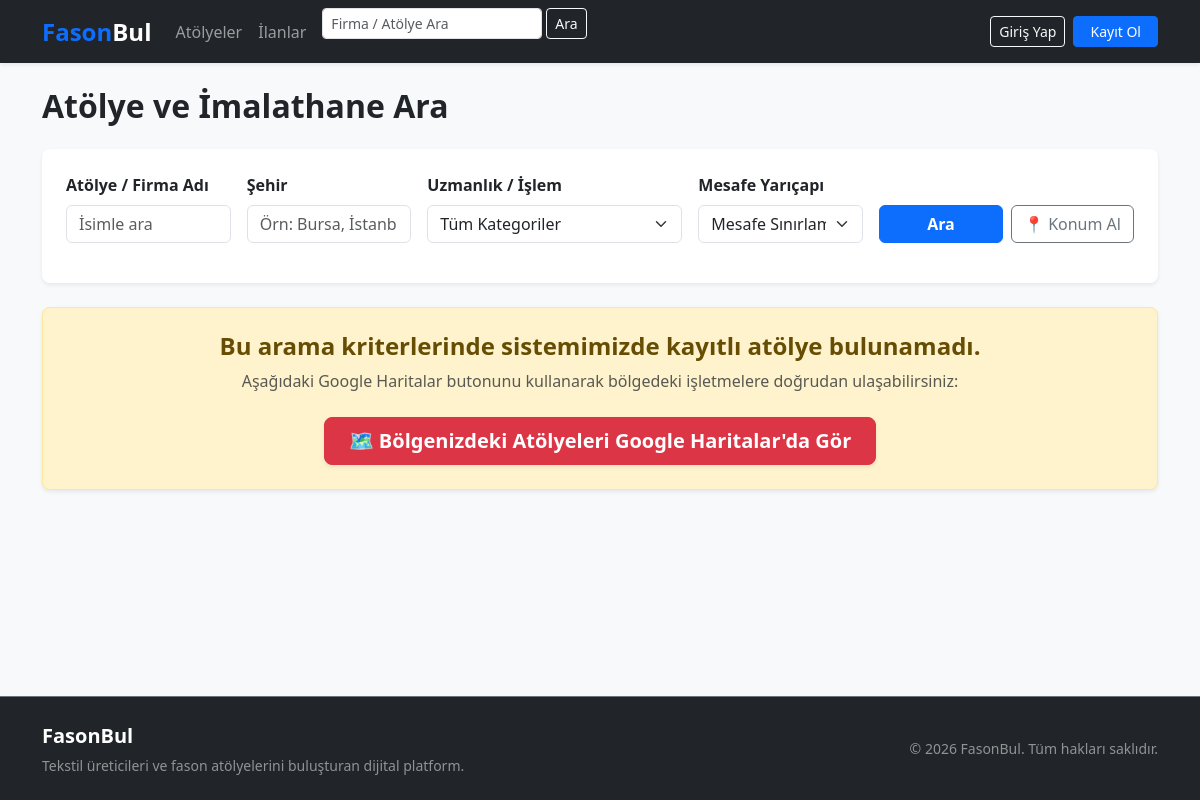
/atolye/, run on an earlier commit of the app's database.
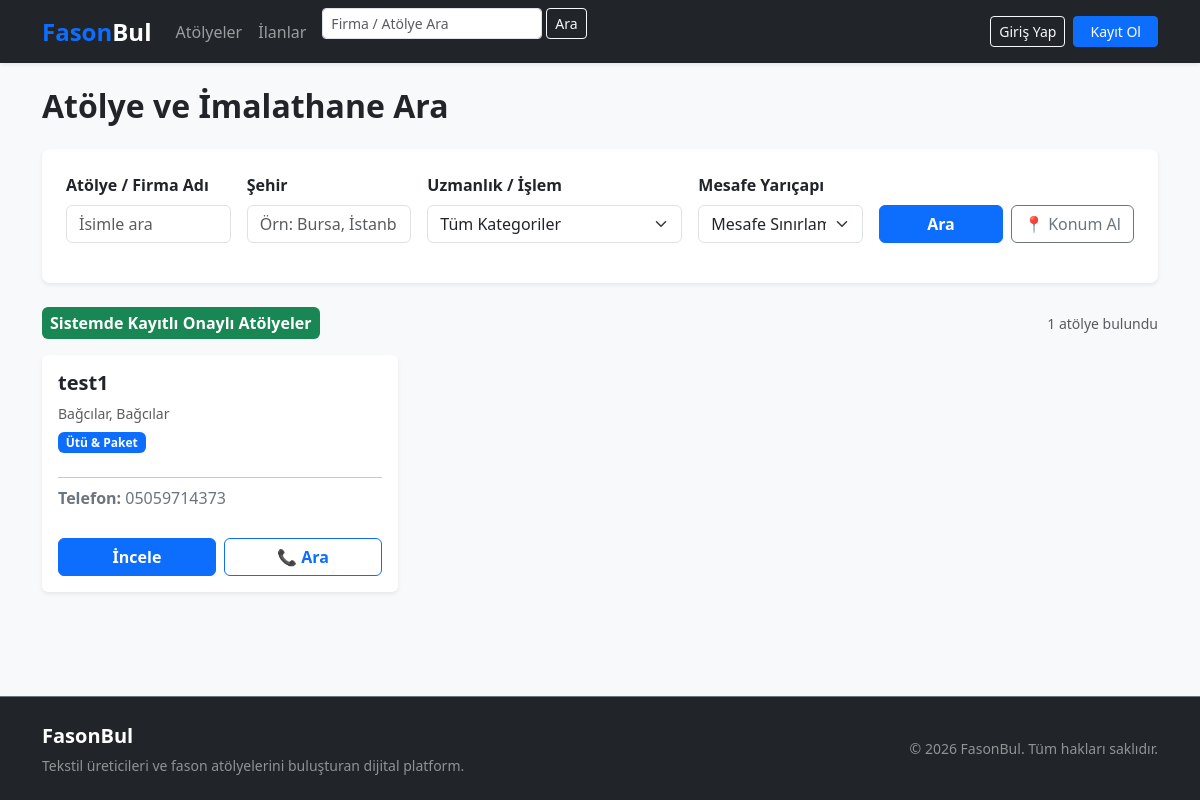
And on a later commit of the database.
### apps/workshop/models.py (models this page shows, shortened)
class Workshop(models.Model):
    CATEGORY_CHOICES = (
        ('orme', 'Örme'),
        ('dokuma', 'Dokuma'),
        ('kesim', 'Kesim / Fason Kesim'),
        ('utu_paket', 'Ütü & Paket'),
        ('baski_nakis', 'Baskı & Nakış'),
        ('diger', 'Diğer Fason İşler'),
    )
    owner = models.ForeignKey(
        settings.AUTH_USER_MODEL,
        on_delete=models.CASCADE,
        related_name='workshops',
        verbose_name="Atölye Sahibi"
    )
    title = models.CharField(max_length=200, verbose_name="Atölye / Firma Adı")
    category = models.CharField(
        max_length=50,
        choices=CATEGORY_CHOICES,
        default='orme',
        verbose_name="Kategori / Ne Yapıyor?"
    )
    phone = models.CharField(max_length=20, verbose_name="Telefon Numarası")
    city = models.CharField(max_length=100, verbose_name="İl")
    district = models.CharField(max_length=100, verbose_name="İlçe")
    address = models.TextField(blank=True, null=True, verbose_name="Açık Adres")
    latitude = models.FloatField(null=True, blank=True, verbose_name="Enlem (Lat)")
    longitude = models.FloatField(null=True, blank=True, verbose_name="Boylam (Lng)")
    capacity = models.CharField(max_length=100, blank=True, null=True, verbose_name="Aylık Kapasite (Parça)")
    email = models.EmailField(blank=True, null=True, verbose_name="E-posta Adresi")
    employee_count = models.PositiveIntegerField(blank=True, null=True, verbose_name="Çalışan Sayısı")
    daily_capacity = models.PositiveIntegerField(blank=True, null=True, verbose_name="Günlük Üretim Kapasitesi (Adet)")
    description = models.TextField(blank=True, null=True, verbose_name="Atölye Açıklaması / Uzmanlık Alanları")
    logo = models.ImageField(upload_to="workshops/logos/", blank=True, null=True, verbose_name="Atölye Logosu")
    cover_image = models.ImageField(upload_to="workshops/covers/", blank=True, null=True, verbose_name="Kapak Görseli")
    created_at = models.DateTimeField(auto_now_add=True, verbose_name="Kayıt Tarihi")
    class Meta:
        verbose_name = "Atölye"
        verbose_name_plural = "Atölyeler"
        ordering = ['-created_at']

### apps/workshop/views.py (the view, shortened to what this page needs)
# urls.py: path('', views.workshop_search_view, name='list'),
def workshop_search_view(request):
    workshops = Workshop.objects.all()
    search_query = request.GET.get('q', '')
    selected_city = request.GET.get('city', '')
    selected_category = request.GET.get('category', '')
    selected_distance = request.GET.get('distance', '')
    user_lat = request.GET.get('user_lat')
    user_lng = request.GET.get('user_lng')
    if search_query:
        workshops = workshops.filter(title__icontains=search_query)
    if selected_city:
        workshops = workshops.filter(city__icontains=selected_city)
    if selected_category:
        workshops = workshops.filter(category=selected_category)
    workshops = list(workshops)
    google_maps_search_url = None
    if not workshops:
        query = f"{selected_city or 'Türkiye'} fason atölyesi"
        google_maps_search_url = f"https://www.google.com/maps/search/?api=1&query={quote(query)}"
    context = {
        'workshops': workshops,
        'search_query': search_query,
        'selected_city': selected_city,
        'selected_category': selected_category,
        'selected_distance': selected_distance,
        'category_choices': Workshop.CATEGORY_CHOICES,
        'google_maps_search_url': google_maps_search_url,
        'external_workshops': None,
    }
    return render(request, 'workshop/list.html', context)

### templates/workshop/list.html (shortened to what the changed rows need)
{% extends 'base.html' %}
{% block content %}
<div class="container py-4">
    <h2 class="fw-bold mb-4 text-dark">Atölye ve İmalathane Ara</h2>
    <div class="row">
        {% if workshops %}
            <div class="col-12 mb-3 d-flex align-items-center justify-content-between">
                <span class="badge bg-success fs-6 p-2">Sistemde Kayıtlı Onaylı Atölyeler</span>
                <small class="text-muted">{{ workshops|length }} atölye bulundu</small>
            </div>
            {% for ws in workshops %}
                <div class="col-md-6 col-lg-4 mb-4">
                    <div class="card h-100 shadow-sm border-0">
                        <div class="card-body">
                            <div class="d-flex justify-content-between align-items-start mb-2">
                                <h5 class="card-title fw-bold text-dark mb-0">{{ ws.title }}</h5>
                            </div>
                            <p class="text-muted small mb-2"> {{ ws.district }}, {{ ws.city }}</p>
                            <span class="badge bg-primary mb-3">{{ ws.get_category_display }}</span>
                            <hr class="my-2">
                            <p class="mb-1 text-secondary"><strong>Telefon:</strong> {{ ws.phone }}</p>
                        </div>
                        <div class="card-footer bg-transparent border-0 pb-3 d-flex gap-2">
                            <a href="{% url 'workshop:detail' ws.pk %}" class="btn btn-primary w-50 fw-semibold">İncele</a>
                            <a href="tel:{{ ws.phone }}" class="btn btn-outline-primary w-50 fw-semibold">📞 Ara</a>
                        </div>
                    </div>
                </div>
            {% endfor %}
        {% else %}
            <div class="col-12">
                <div class="alert alert-warning p-4 text-center shadow-sm rounded-3">
                    <h4 class="alert-heading fw-bold mb-2">Bu arama kriterlerinde sistemimizde kayıtlı atölye bulunamadı.</h4>
                    <p class="text-muted mb-4">
                        Aşağıdaki Google Haritalar butonunu kullanarak bölgedeki işletmelere doğrudan ulaşabilirsiniz:
                    </p>
                    {% if google_maps_search_url %}
                        <a href="{{ google_maps_search_url }}" target="_blank" class="btn btn-danger btn-lg shadow-sm fw-bold px-4">
                            🗺️ {{ selected_city|default:"Bölgenizdeki" }} Atölyeleri Google Haritalar'da Gör
                        </a>
                    {% endif %}
                </div>
            </div>
        {% endif %}
    </div>
</div>
{% endblock %}

What changed in the data, as far as the page shows it:
added Workshop: title "test1", district "Bağcılar", city "Bağcılar", category "Ütü & Paket", phone "05059714373"
Also different on the page:
{{ workshops|length }}: (not shown) → "1"
{{ selected_city|default:"Bölgenizdeki" }}: "Bölgenizdeki" → (not shown)
text no longer shown: "Bu arama kriterlerinde sistemimizde kayıtlı atölye bulunamadı. Aşağıdaki Google Haritalar butonunu kullanarak bölgedeki işletmelere doğrudan ulaşabilirsiniz: 🗺️ Atölyeleri Google Haritalar'da Gör"
text now shown: "Sistemde Kayıtlı Onaylı Atölyeler atölye bulundu"
